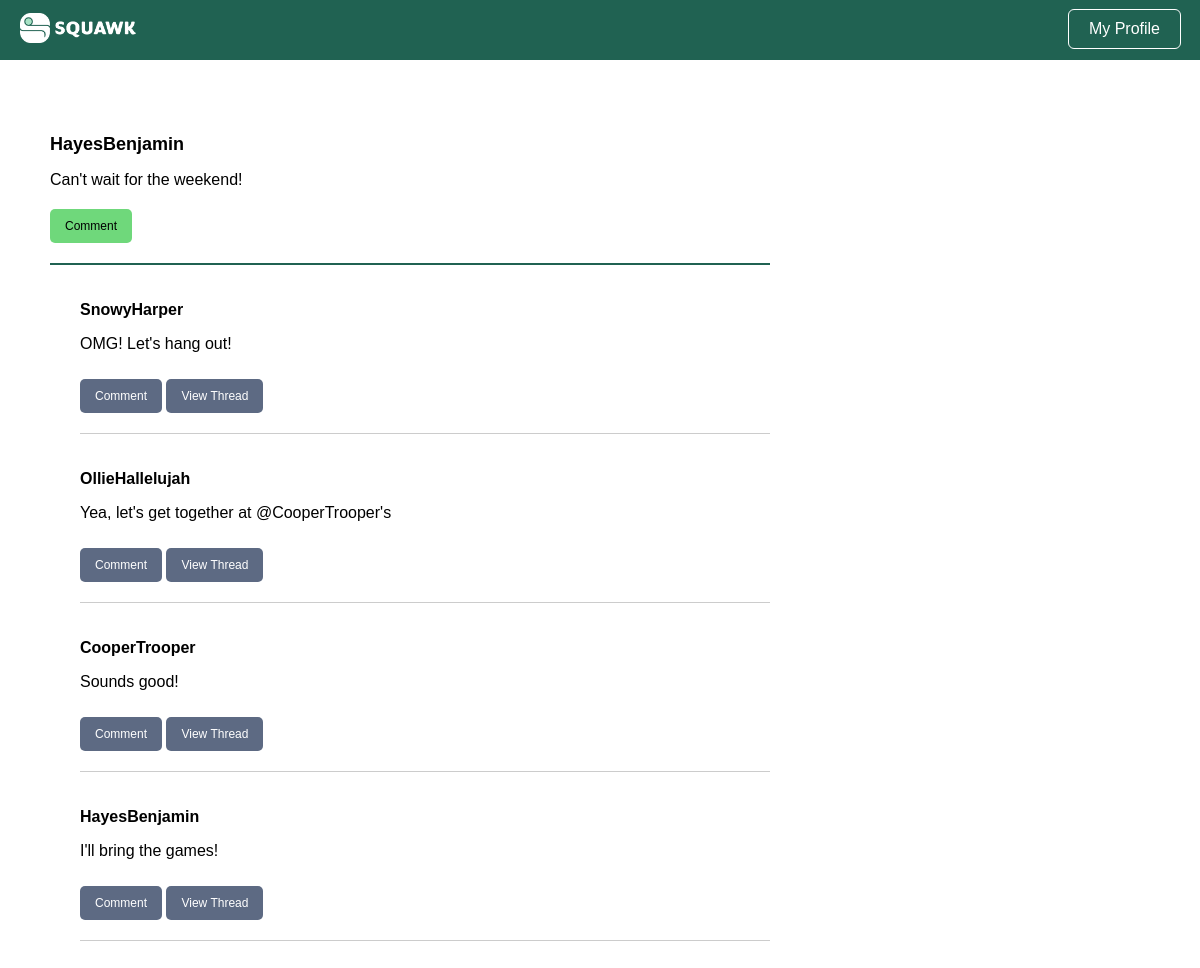
The app's page /thread/1 (signed in) with its own data.
### tables this page shows
CREATE TABLE users (
  user_id INTEGER PRIMARY KEY AUTOINCREMENT,
  username VARCHAR NOT NULL,
  password VARCHAR NOT NULL,
  is_admin BOOLEAN NOT NULL
);

CREATE TABLE squawks (
  squawk_id INTEGER PRIMARY KEY AUTOINCREMENT,
  content VARCHAR NOT NULL,
  is_reply_to INT,
  user_id INT,
  created TIMESTAMP NOT NULL DEFAULT CURRENT_TIMESTAMP
);

### squawk_controller.py (the view)
def thread(squawk_id):
  user_id = session['user_id']
  squawk = ss.get_squawk(squawk_id=squawk_id)
  user = us.get_user(squawk.user_id).username
  squawk_info = (squawk, user)
  thread = ts.get_thread(squawk.squawk_id)
  thread_users = [us.get_user(squawk.user_id).username for squawk in thread]
  thread_info = list(zip(thread, thread_users))
  return render_template('thread.html', squawk_info=squawk_info, thread_info=thread_info, user_id=user_id)

### bl/squawk_service.py (called while the page is built)
  def get_squawk(self, squawk_id):
    squawk = self.squawkDAO.get(squawk_id)
    return squawk

### bl/thread_service.py (called while the page is built)
  def get_thread(self, squawk_id):
    squawk = self.squawkDAO.get(squawk_id)
    if not squawk:
      return []
    thread = self._get_replies(squawk_id)
    return thread

  def _get_replies(self, squawk_id):
    replies = []
    squawks = self.squawkDAO.getall()
    for x in squawks:
      if x.is_reply_to == squawk_id:
        replies.append(x)
    return replies

### bl/user_service.py (called while the page is built)
  def get_user(self, user_id):
    user = self.userDAO.get(user_id)
    return user

### dl/squawk_dao.py (called while the page is built)
  def get(self, squawkID):
    query = "SELECT * FROM squawks WHERE squawk_id = ?"
    result = self.DB.run_query(query, (squawkID, ))
    try:
      data = result.fetchone()
      squawk = Squawk(data)
      return squawk
    except:
      return None

  def getall(self):
    query = "SELECT * FROM squawks ORDER BY created DESC"
    result = self.DB.run_query(query)
    try:
      data_list = result.fetchall()
      squawks = []
      for data in data_list:
        squawk = Squawk(data)#['squawk_id'], data['content'], data['is_reply_to'], data['user_id'], data['created'])
        squawks.append(squawk)
      return squawks
    except:
      return None

### dl/user_dao.py (called while the page is built)
  def get(self, userID):
    query = "SELECT * FROM users WHERE user_id = ?"
    result = self.DB.run_query(query, (userID, ))
    try:
      data = result.fetchone()
      user = User(data)
      return user
    except:
      return None

### utils/database.py (called while the page is built)
  def run_query(self, query, parameters=None):
    try:
      cursor = self.connection.cursor()
      if parameters:
        cursor.execute(query, parameters)
      else:
        cursor.execute(query)
      self.connection.commit()
      return cursor
    except Exception as e:
      print(f"Error running query: {e}")
      return None

### templates/thread.html (shortened to what this page needs)
<!DOCTYPE html>
<html>
  <head>
    <link rel="stylesheet" href="{{ url_for('static', filename='squawk_basic.css') }}" />
    <link rel="stylesheet" href="{{ url_for('static', filename='squawk_render.css') }}" />
  </head>
  <body>
    <div class="navbar">
      <a href="{{url_for('home')}}"><img src="{{ url_for('static', filename='img/squawk_long.png') }}" alt="Squawk Logo" class="logo"></a>
      <a href="{{ url_for('user', user_id=user_id) }}"><button class="login-button">My Profile</button></a>
    </div>
    <div class="board">
      <div class="squawk">
        <h4>
          <a href="{{url_for('user', user_id=squawk_info[0].user_id)}}"> {{squawk_info[1]}} </a>
        </h4>
        <p> {{squawk_info[0].content}} </p>
        <a href="{{ url_for('comment', is_reply_to=squawk_info[0].squawk_id) }}"><button id="{{squawk_info[0].squawk_id}}">Comment</button></a>
      </div>
      {% for thread, t_user in thread_info %}
      <div class="thread">
        <div class="comment">
          <p class="username">
            <a href="{{url_for('user', user_id=thread.user_id)}}"> {{t_user}} </a>
          </p>
          <p> {{thread.content}} </p>
          <a href="{{ url_for('comment', is_reply_to=thread.squawk_id) }}"><button id="{{thread.squawk_id}}">Comment</button></a>
          <a href="{{ url_for('thread', squawk_id=thread.squawk_id) }}"><button id="{{thread.squawk_id}}">View Thread</button></a>
        </div>
      </div>
      {% endfor %}
    </div>
  </body>
</html>

### static/squawk_basic.css (style rules this page uses)
body { font-family: Arial, sans-serif; margin: 0; padding: 0; }
a { color: #2660A4 }
.login-button { background-color: transparent; border-radius: 5px; color: white; cursor: pointer; font-size: 16px; margin-right: 10px; outline: 1px solid white; padding: 10px 20px; }
.navbar { background-color: #206252; padding: 10px; display: flex; justify-content: space-between; }
.navbar button { background-color: transparent; border: none; color: white; cursor: pointer; font-size: 16px; margin-bottom: 2px; margin-right: 10px; }
.navbar .logo { height: 30px; margin-left: 10px; margin-top: 3px; }

### static/squawk_render.css (style rules this page uses)
.board { display: flex; flex-direction: column; justify-content: center; margin: 50px; width: 60vw; }
.board a { color: inherit; text-decoration: none; }
.squawk { border-bottom: 2px solid #206252; margin-bottom: 20px; }
.squawk h4 { font-size: 18px; margin-bottom: 10px; }
.squawk p { font-size: 16px; margin-bottom: 10px; }
.squawk button { background-color: #6FD87B; border: none; border-radius: 5px; color: black; cursor: pointer; font-size: 12px; margin-bottom: 20px; margin-top: 10px; padding: 10px 15px; }
.thread { margin-bottom: 10px; margin-left: 30px; }
.thread button { background-color: #5D6A83; border: none; border-radius: 5px; color: white; cursor: pointer; font-size: 12px; margin-bottom: 20px; margin-top: 10px; padding: 10px 15px; }
.thread .comment { border-bottom: 1px solid #CCC; font-size: 16px; margin-bottom: 10px; }
.thread .comment .username { font-weight: bold; }

### records on screen
users: username "HayesBenjamin", content "I'll bring the games!"
squawks: content "Can't wait for the weekend!"
users: username "SnowyHarper", content "OMG! Let's hang out!"
users: username "OllieHallelujah", content "Yea, let's get together at @CooperTrooper's"
users: username "CooperTrooper", content "Sounds good!"
